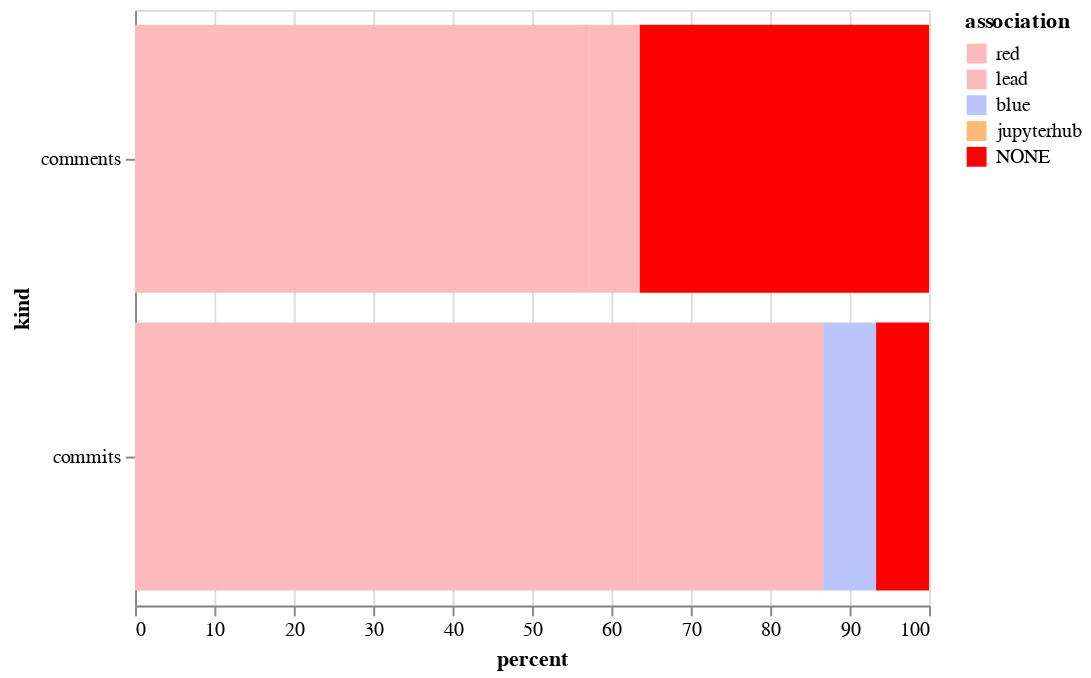

Notebook code for this chart:
### Code cell
alt.Chart(sum_both).mark_bar().encode(
    x='percent',
    y='kind',
    color=alt.Color('association', sort=["CONTRIBUTOR", "MEMBER", "NONE"], scale=color_scale)
)

### Figure 1 — Vega-Lite specification as saved in the notebook (floating-point values rounded to 4 significant figures)
{"$schema": "https://vega.github.io/schema/vega-lite/v2.6.0.json", "config": {"view": {"height": 300, "width": 400}}, "data": {"name": "data-d5d90fab6b0251e5d4d9aaa7e2b75517"}, "datasets": {"data-d5d90fab6b0251e5d4d9aaa7e2b75517": [{"association": "NONE", "kind": "comments", "percent": 36.46}, {"association": "lead", "kind": "comments", "percent": 6.25}, {"association": "red", "kind": "comments", "percent": 57.29}, {"association": "NONE", "kind": "commits", "percent": 6.667}, {"association": "blue", "kind": "commits", "percent": 6.667}, {"association": "lead", "kind": "commits", "percent": 23.33}, {"association": "red", "kind": "commits", "percent": 63.33}]}, "encoding": {"color": {"field": "association", "scale": {"domain": ["red", "lead", "blue", "jupyterhub", "NONE"], "range": ["#fdbaba", "#fdbaba", "#bac5fd", "#ffbb74", "red"]}, "sort": ["CONTRIBUTOR", "MEMBER", "NONE"], "type": "nominal"}, "x": {"field": "percent", "type": "quantitative"}, "y": {"field": "kind", "type": "nominal"}}, "mark": "bar"}
